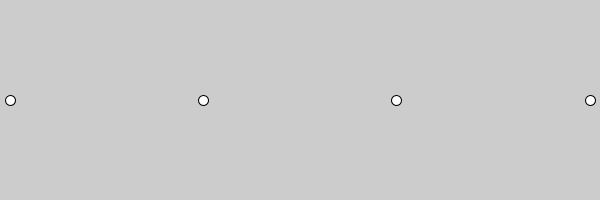
Frame 1 (no input)
Frame 60 (the mouse pressed at the canvas centre just before this capture): identical to frame 1, image omitted
Frame 120 (the mouse held since frame 60 and released just before this capture): identical to frame 1, image omitted

The Processing sketch that drew this single still picture (run headless with seeded random() and noise(); from frame 60 on, the mouse is pressed at the canvas centre):

// Processing sketch: mapSketch
// ── mapSketch.pde
//a sketch to play with the idea of map()

int[] x = {
  5, 10, 15, 20
};

void setup() {
  size(600, 200);
  mapSomething(); //function called here
}

void draw() { 
  //don't need to draw anything in the draw loop because we are only drawing once
}

void mapSomething() {
  for (int i = 0; i<x.length; i++) {
    float thing = map(x[i], 5, 20, 10, width-10); //i go fro 10 to width-10 in order to have some margins
    println(thing);
    ellipse(thing, height/2, 10, 10);
  }
}
